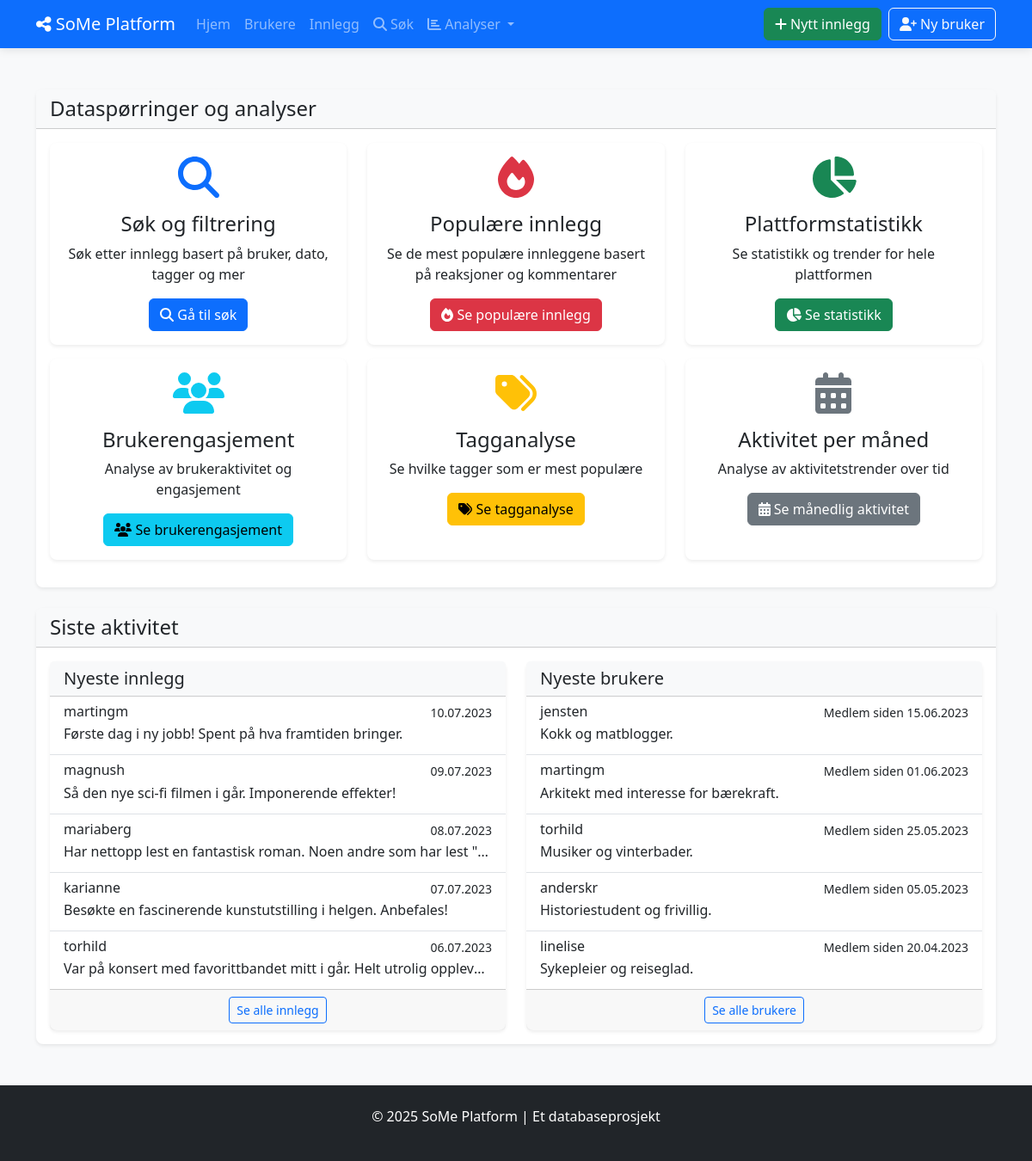
/, run on an earlier commit of the app's database.
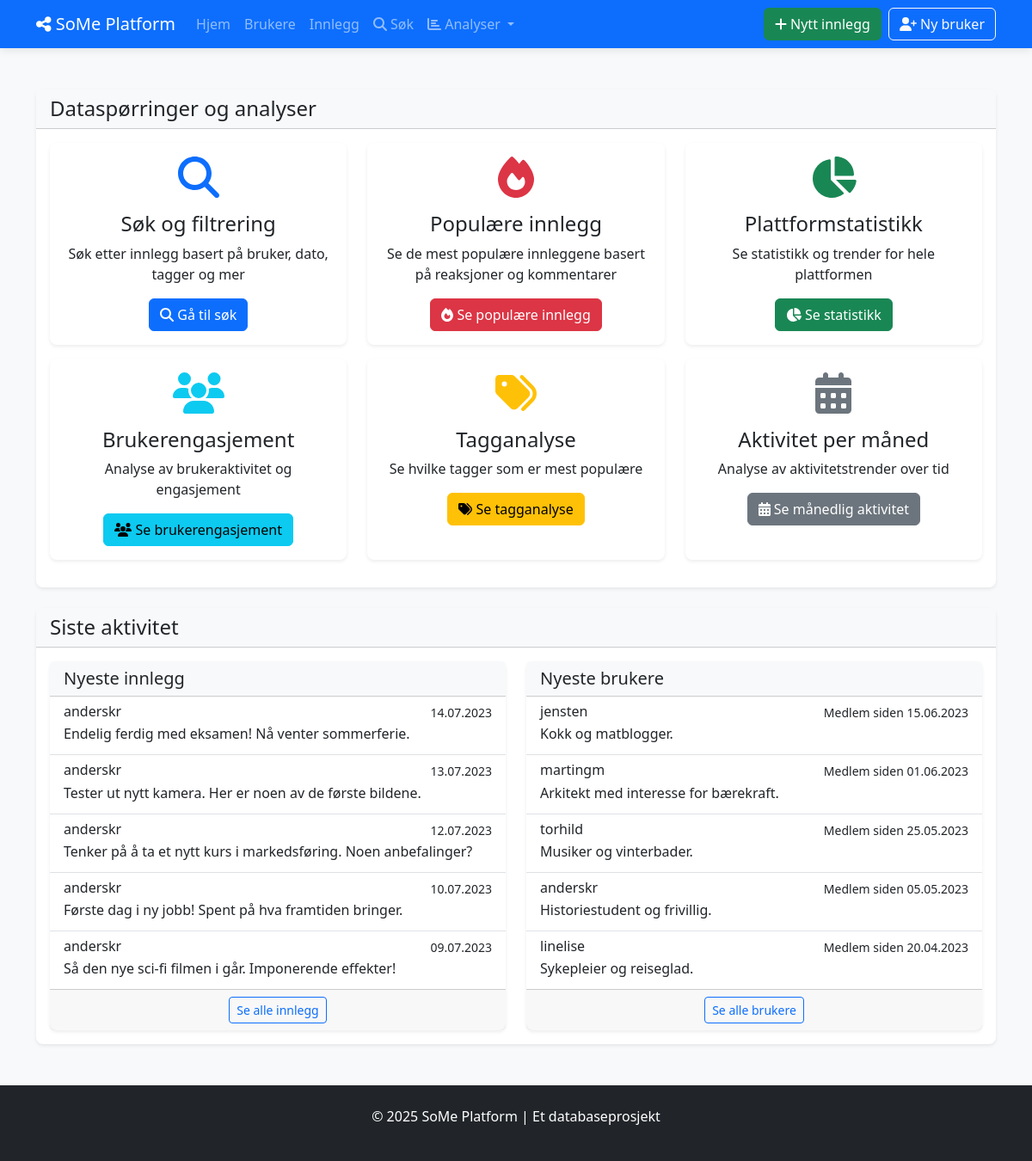
And on a later commit of the database.
### tables this page shows
CREATE TABLE INNLEGG (
            innlegg_id INTEGER PRIMARY KEY AUTOINCREMENT,
            innhold TEXT NOT NULL,
            opprettet_dato DATETIME NOT NULL DEFAULT CURRENT_TIMESTAMP,
            oppdatert_dato DATETIME DEFAULT CURRENT_TIMESTAMP,
            synlighet TEXT NOT NULL DEFAULT 'offentlig',
            bruker_id INTEGER NOT NULL,
            FOREIGN KEY (bruker_id) REFERENCES BRUKERE(bruker_id) ON DELETE CASCADE
        );

CREATE TABLE BRUKERE (
            bruker_id INTEGER PRIMARY KEY AUTOINCREMENT,
            brukernavn TEXT NOT NULL UNIQUE,
            epost TEXT NOT NULL UNIQUE,
            passord_hash TEXT NOT NULL,
            profilbilde TEXT,
            bio TEXT,
            registrerings_dato DATE NOT NULL DEFAULT CURRENT_DATE,
            fødselsdato DATE,
            status TEXT DEFAULT 'aktiv'
        );

### social_media_app/app.py (the view)
@app.route('/')
def index():
    with Database() as db:
        newest_posts = db.fetchall("""
            SELECT i.*, b.brukernavn
            FROM INNLEGG i
            JOIN BRUKERE b ON i.bruker_id = b.bruker_id
            ORDER BY i.opprettet_dato DESC LIMIT 5
        """)
        newest_posts = [format_date_fields(post, ['opprettet_dato', 'oppdatert_dato']) for post in newest_posts]
        newest_users = db.fetchall("""
            SELECT * FROM BRUKERE
            ORDER BY registrerings_dato DESC LIMIT 5
        """)
        newest_users = [format_date_fields(user, ['registrerings_dato', 'fødselsdato']) for user in newest_users]
    return render_template('index.html', newest_posts=newest_posts, newest_users=newest_users)

### social_media_app/app.py (called while the page is built)
def format_date_fields(item, date_fields=None):
    if not item:
        return None
    if not isinstance(item, dict):
        item = dict(item)
    if date_fields:
        for field in date_fields:
            if field in item and item[field] and isinstance(item[field], str):
                try:
                    item[field] = datetime.strptime(item[field], '%Y-%m-%d %H:%M:%S')
                except (ValueError, TypeError):
                    try:
                        item[field] = datetime.strptime(item[field], '%Y-%m-%d')
                    except (ValueError, TypeError):
                        pass  # Keep original if parsing fails
    return item

### social_media_app/db_config.py (called while the page is built)
    def __enter__(self):
        return self

    def __exit__(self, exc_type, exc_val, exc_tb):
        self.cursor.close()
        if self.conn:
            self.conn.close()

    def fetchall(self, sql, params=None):
        self.cursor.execute(sql, params or ())
        return self.cursor.fetchall()

### social_media_app/templates/index.html (shortened to what the changed rows need)
{% extends "base.html" %}
{% block content %}
<div class="row justify-content-center mt-4">
    <div class="col-md-12">
        <div class="card shadow-sm">
            <div class="card-header bg-light">
                <h2 class="h4 mb-0">Dataspørringer og analyser</h2>
            </div>
        </div>
    </div>
</div>
<div class="row mt-4">
    <div class="col-md-12">
        <div class="card shadow-sm">
            <div class="card-header bg-light">
                <h2 class="h4 mb-0">Siste aktivitet</h2>
            </div>
            <div class="card-body">
                <div class="row">
                    <div class="col-md-6">
                        <div class="card border-0 shadow-sm h-100">
                            <div class="card-body p-0">
                                <div class="list-group list-group-flush">
                                    {% for post in newest_posts %}
                                    <a href="{{ url_for('view_post', post_id=post.innlegg_id) }}" class="list-group-item list-group-item-action">
                                        <div class="d-flex w-100 justify-content-between">
                                            <h6 class="mb-1">{{ post.brukernavn }}</h6>
                                            <small>{{ post.opprettet_dato.strftime('%d.%m.%Y') }}</small>
                                        </div>
                                        <p class="mb-1 text-truncate">{{ post.innhold }}</p>
                                    </a>
                                    {% else %}
                                    <div class="list-group-item text-center text-muted">
                                        Ingen innlegg funnet
                                    </div>
                                    {% endfor %}
                                </div>
                            </div>
                        </div>
                    </div>
                    <div class="col-md-6">
                        <div class="card border-0 shadow-sm h-100">
                            <div class="card-body p-0">
                                <div class="list-group list-group-flush">
                                    {% for user in newest_users %}
                                    <a href="{{ url_for('view_user', user_id=user.bruker_id) }}" class="list-group-item list-group-item-action">
                                        <div class="d-flex w-100 justify-content-between">
                                            <h6 class="mb-1">{{ user.brukernavn }}</h6>
                                            <small>Medlem siden {{ user.registrerings_dato.strftime('%d.%m.%Y') }}</small>
                                        </div>
                                        <p class="mb-1 text-truncate">{{ user.bio }}</p>
                                    </a>
                                    {% else %}
                                    <div class="list-group-item text-center text-muted">
                                        Ingen brukere funnet
                                    </div>
                                    {% endfor %}
                                </div>
                            </div>
                        </div>
                    </div>
                </div>
            </div>
        </div>
    </div>
</div>
{% endblock %}

What changed in the data, as far as the page shows it:
removed INNLEGG: brukernavn "martingm", opprettet_dato "10.07.2023", innhold "Første dag i ny jobb! Spent på hva framtiden bringer."
removed INNLEGG: brukernavn "magnush", opprettet_dato "09.07.2023", innhold "Så den nye sci-fi filmen i går. Imponerende effekter!"
removed INNLEGG: brukernavn "mariaberg", opprettet_dato "08.07.2023", innhold "Har nettopp lest en fantastisk roman. Noen andre som har lest \"…"
removed INNLEGG: brukernavn "karianne", opprettet_dato "07.07.2023", innhold "Besøkte en fascinerende kunstutstilling i helgen. Anbefales!"
removed INNLEGG: brukernavn "torhild", opprettet_dato "06.07.2023", innhold "Var på konsert med favorittbandet mitt i går. Helt utrolig opplev…"
added INNLEGG: brukernavn "anderskr", opprettet_dato "14.07.2023", innhold "Endelig ferdig med eksamen! Nå venter sommerferie."
added INNLEGG: brukernavn "anderskr", opprettet_dato "13.07.2023", innhold "Tester ut nytt kamera. Her er noen av de første bildene."
added INNLEGG: brukernavn "anderskr", opprettet_dato "12.07.2023", innhold "Tenker på å ta et nytt kurs i markedsføring. Noen anbefalinger?"
added INNLEGG: brukernavn "anderskr", opprettet_dato "10.07.2023", innhold "Første dag i ny jobb! Spent på hva framtiden bringer."
added INNLEGG: brukernavn "anderskr", opprettet_dato "09.07.2023", innhold "Så den nye sci-fi filmen i går. Imponerende effekter!"
